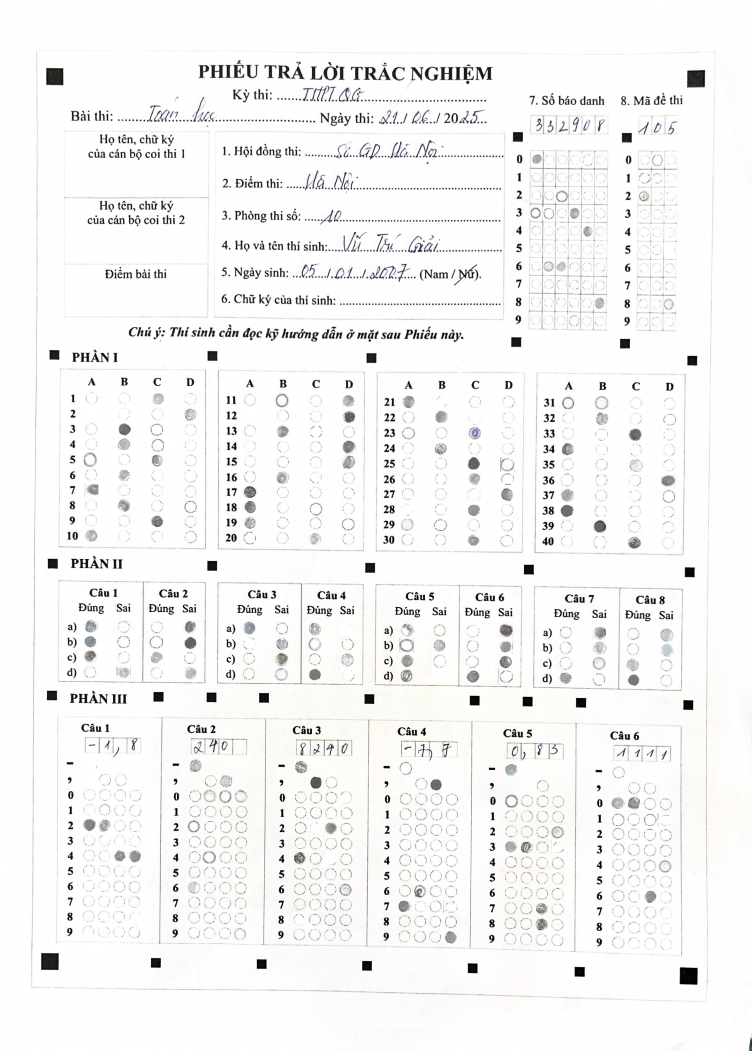
#> input picture IMG_1581_iter_0.jpg, 2255 x 3151 px (shown at 1/3 size)
$ python gridclass_utilis.py
#> lines starting #> are read from the running program, lines starting #| are printed output that depends on the picture; after the words box and inside, x2 and y2 are one past the last pixel; in counts of white or black regions, pixels touching at a corner belong together; long printed decimals are rounded
import cv2
import numpy as np
import math
from sklearn.cluster import DBSCAN
import matplotlib.pyplot as plt
import random
# Input and output paths
input_image_path = 'IMG_1581_iter_0.jpg'
output_image_path = 'output1.jpg'
output_txt_path = 'output_centers.txt'
file_path = 'IMG_1581_iter_0.txt'  # Replace with the actual file path

def detect_black_square_centers(image_path, output_image_path, output_txt_path):
    """
    Detects black squares in a given image and saves the output to a file.

    This function takes an image path, an output image path, and an output text path as input.
    It reads the image, processes it to find the centers of black squares, and saves the results
    in both an annotated image and a text file in YOLOv8 format.

    The coordinates of each detected square's center are also written beside the corresponding box
    in the annotated image.

    :param image_path: Path to the input image
    :param output_image_path: Path to the annotated output image
    :param output_txt_path: Path to the output text file
    :return: List of centers of the black squares in YOLOv8 format
    """
#> called with image_path = 'IMG_1581_iter_0.jpg', output_image_path = 'output1.jpg', output_txt_path = 'output_centers.txt'
    image = cv2.imread(image_path)
#> image is the input picture: shape (3151, 2255, 3); mean B, G, R 244.1, 244.5, 244.6
    gray = cv2.cvtColor(image, cv2.COLOR_BGR2GRAY)

    # Threshold the grayscale image
    _, thresh = cv2.threshold(gray, 180, 255, cv2.THRESH_BINARY_INV)
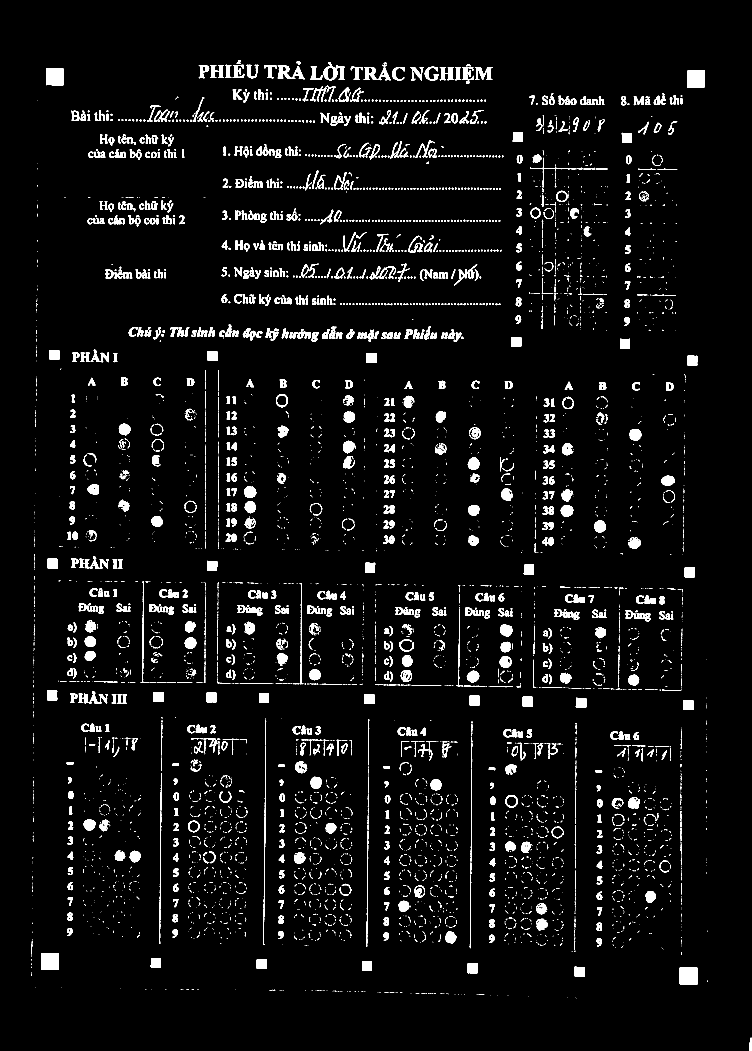
#> thresh: shape (3151, 2255) (shown at 1/3 size); 4.4% white; 5728 white regions (4019 under 20 px)

    # Find contours in the thresholded image
    contours, _ = cv2.findContours(thresh, cv2.RETR_EXTERNAL, cv2.CHAIN_APPROX_SIMPLE)
#> contours = 5727 contours, 4757 with area under 20; largest, box (x1, y1, x2, y2) and area: (2061, 210, 2115, 263) 2662, (2039, 2902, 2093, 2955) 2654, (123, 2859, 176, 2910) 2568, (138, 204, 191, 256) 2530, (970, 196, 1034, 241) 1776

    centers = []
    image_height, image_width = image.shape[:2]
#> image_height = 3151; image_width = 2255

    for contour in contours:
        # Approximate the contour to a polygon
        epsilon = 0.04 * cv2.arcLength(contour, True)
        approx = cv2.approxPolyDP(contour, epsilon, True)

        # Check if the polygon is a quadrilateral
        if len(approx) == 4:
            x, y, w, h = cv2.boundingRect(approx)
            aspect_ratio = w / float(h)

            # Ensure it's a square and of a reasonable size
            if 0.9 < aspect_ratio < 1.1 and w > 20 and h > 20:
                roi = thresh[y:y+h, x:x+w]
                black_pixels = cv2.countNonZero(roi)
                total_pixels = w * h
                fill_ratio = black_pixels / total_pixels

                # Check if the square is mostly filled
                if fill_ratio > 0.9:
                    M = cv2.moments(contour)
                    if M["m00"] != 0:
                        center_x = int(M["m10"] / M["m00"])
                        center_y = int(M["m01"] / M["m00"])

                        # Convert to YOLOv8 format
                        yolov8_x = center_x / image_width
                        yolov8_y = center_y / image_height

                        centers.append((yolov8_x, yolov8_y))

                        # Annotate the image
                        cv2.circle(image, (center_x, center_y), 5, (0, 0, 255), -1)
                        cv2.rectangle(image, (x, y), (x + w, y + h), (0, 255, 0), 2)

                        # Write coordinates beside the black box (Black text color)
                        coordinate_text = f"({yolov8_x:.4f}, {yolov8_y:.4f})"
                        cv2.putText(image, coordinate_text, (center_x + 10, center_y - 10),
                                    cv2.FONT_HERSHEY_SIMPLEX, 0.5, (0, 0, 0), 1, cv2.LINE_AA)
#> this loop made 5727 passes
#> (epsilon, x, y, w, h, aspect_ratio, black_pixels, total_pixels) on passes 102, 103, 105, 107, 108, 110, 113: (8.21, 2039, 2902, 54, 53, 1.02, 2756, 2862), (4.89, 1723, 2900, 32, 31, 1.03, 895, 992), (4.6, 1403, 2890, 30, 30, 1, 895, 900), (4.52, 1086, 2883, 30, 29, 1.03, 866, 870), (4.49, 770, 2878, 30, 29, 1.03, 867, 870), (4.57, 453, 2874, 30, 29, 1.03, 868, 870), (8.29, 124, 2859, 52, 51, 1.02, 2649, 2652)
#> (epsilon, x, y, w, h, aspect_ratio, black_pixels, total_pixels) on pass 235: (4.73, 1336, 2794, 33, 36, 0.917, 888, 1188)
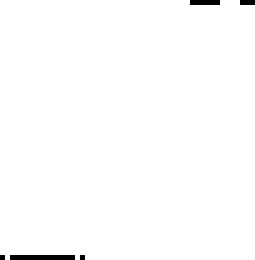
#> roi: shape (52, 51) (shown 5 times larger); 99.1% white; black in thin lines or dots
#> after the loop, centers = 31 pairs, first value 0.0661 to 0.925, second value 0.0727 to 0.929

    # Save the annotated image
    cv2.imwrite(output_image_path, image)

    # Save the centers to a text file
    with open(output_txt_path, 'w') as file:
        for center in centers:
            file.write(f"{center[0]:.6f}, {center[1]:.6f}\n")
#> this loop made 31 passes
#> center on passes 1 to 12: (0.916, 0.929), (0.771, 0.925), (0.628, 0.922), (0.488, 0.919), (0.348, 0.917), (0.207, 0.917), (0.0661, 0.915), (0.915, 0.671), (0.773, 0.669), (0.702, 0.668), (0.631, 0.667), (0.491, 0.665)

    print(f"Processed image saved to: {output_image_path}")
    print(f"Centers of black squares saved to: {output_txt_path}")
    return centers

def find_dots_between_y(points, dot1, dot2):
    """
    Finds all dots with y-coordinates between the y-values of two given dots.

    :param points: List of all points in the format [(x, y), ...]
    :param dot1: The first reference dot as (x, y)
    :param dot2: The second reference dot as (x, y)
    :return: List of dots with y-coordinates between dot1 and dot2
    """
    # Extract y-values from input dots
    y1, y2 = dot1[1], dot2[1]

    # Determine the range (min and max y)
    y_min, y_max = min(y1, y2), max(y1, y2)

    # Filter points with y-values within the range
    dots_in_range = [point for point in points if y_min <= point[1] <= y_max]

    return dots_in_range

def draw_lines_and_store_dots_matrix(centers, image):
    """
    Finds the 5 points with the highest x values, sorts them by y values,
    and draws lines sequentially between consecutive points.

    Appends leftover points from centers (not in dots_matrix) to dots_matrix,
    sorted by 2 highest and 2 lowest y-values.

    :param centers: List of center coordinates in YOLOv8 format [(x, y), ...]
    :param image: The image to draw on
    :return: Dots matrix containing points between drawn lines and leftover points
    """
    if len(centers) < 2:
        print("Not enough points to draw lines.")
        return []

    # Find the 5 points with the highest and lowest x values
    top_5_x_max = sorted(centers, key=lambda p: p[0], reverse=True)[:5]
    top_5_x_min = sorted(centers, key=lambda p: p[0])[:5]

    # Sort the points by their y values
    top_5_x_max_sorted_by_y = sorted(top_5_x_max, key=lambda p: p[1])
    top_5_x_min_sorted_by_y = sorted(top_5_x_min, key=lambda p: p[1])

    # Initialize the matrix to store dots found between pairs
    dots_matrix = []

    # Draw lines sequentially between the sorted points
    for i in range(len(top_5_x_max_sorted_by_y) - 1):
        point1 = top_5_x_max_sorted_by_y[i]
        point2 = top_5_x_max_sorted_by_y[i + 1]
        #cv2.line(image, point1, point2, (255, 0, 0), 2)  # Blue line

    for i in range(len(top_5_x_min_sorted_by_y) - 1):
        point1 = top_5_x_min_sorted_by_y[i]
        point2 = top_5_x_min_sorted_by_y[i + 1]
        #cv2.line(image, point1, point2, (255, 0, 0), 2)  # Blue line

    for i in range(len(top_5_x_min_sorted_by_y)):
        point1 = top_5_x_min_sorted_by_y[i]
        point2 = top_5_x_max_sorted_by_y[i]
        # Find dots between these two points
        # Sort from lowest x to hightest
        dots_between = sorted(find_dots_between_y(centers, point1, point2), key=lambda p:p[0])
        # Add to the matrix
        dots_matrix.append(dots_between)
        #cv2.line(image, point1, point2, (0, 0, 255), 2)  # Red line

    # Complement the lost dot by vector trick
    dots_buffer=(0,0)
    dots_matrix[1].append(dots_buffer)
    dots_matrix[1][4]=dots_matrix[1][3]
    dots_matrix[1][3] = (
    dots_matrix[1][4][0] - dots_matrix[2][4][0] + dots_matrix[2][3][0],  # x-coordinate
    dots_matrix[1][4][1] - dots_matrix[2][4][1] + dots_matrix[2][3][1]   # y-coordinate
    )
    #print("new dot is",dots_matrix[1][3]," New vector is: ",dots_matrix[1])

    # Get leftover points not in dots_matrix
    used_points = {tuple(dot) for row in dots_matrix for dot in row}
    leftover_points = [point for point in centers if tuple(point) not in used_points]

    # Sort leftover points by y-values
    leftover_sorted_by_x = sorted(leftover_points, key=lambda p: p[0])
    dots_matrix.append(leftover_sorted_by_x)  # 2 highest y-values

    # Append 2 highest and 2 lowest y-value points to the dots_matrix
    # if len(leftover_sorted_by_x) >= 2:
    #     dots_matrix.append(leftover_sorted_by_x[-2:])  # 2 highest y-values
    # if len(leftover_sorted_by_x) >= 4:
    #     dots_matrix.append(leftover_sorted_by_x[:2])  # 2 lowest y-values

    print("Lines drawn and dots matrix updated.")
    #cv2.imwrite('final_output.jpg', image)
    return dots_matrix

def dots_in_quadrilateral(corners, dots):
    """
    Finds all the dots inside the quadrilateral defined by four corners.

    :param corners: A tuple of 4 tuples, each representing (x, y) coordinates of the quadrilateral's corners
    :param dots: A list of tuples representing (x, y) coordinates of the dots to check
    :return: A list of tuples (dots) that are inside the quadrilateral
    """
    from shapely.geometry import Point, Polygon

    # Ensure the corners are sorted correctly (in order of the quadrilateral's path)
    if len(corners) != 4:
        raise ValueError("Exactly 4 corners are required to define a quadrilateral.")

    # Create a Polygon object using the corners
    polygon = Polygon(corners)

    # Filter dots that are inside the polygon
    inside_dots = [dot for dot in dots if polygon.contains(Point(dot))]

    return inside_dots

def extract_bubbles(file_path):
    """
    Reads the file and extracts the second and third columns from all rows,
    returning them as a list of tuples.

    :param file_path: Path to the .txt file
    :return: List of tuples containing (column2, column3) from all rows
    """
    with open(file_path, 'r') as file:
        # Process all lines in the file
        bubbles = [
            (float(line.split()[1]), float(line.split()[2]))
            for line in file
        ]

        return bubbles
def draw_dots_on_image(image_path, dots, output_path="output_image.jpg", dot_color=(0, 0, 255), dot_radius=10):
    """
    Draws large dots on an image based on YOLOv8 format coordinates.

    :param image_path: Path to the input image
    :param dots: A tuple of (x, y) coordinates scaled between 0 and 1
    :param output_path: Path to save the output image with dots drawn
    :param dot_color: Color of the dots in BGR format (default is red)
    :param dot_radius: Radius of the dots (default is 10)
    :return: None (saves the output image to `output_path`)
    """
    # Load the image
    image = cv2.imread(image_path)
    if image is None:
        raise FileNotFoundError(f"Image not found at {image_path}")

    height, width, _ = image.shape

    # Draw each dot on the image
    for dot in dots:
        # Convert normalized coordinates to pixel values
        x = int(dot[0] * width)
        y = int(dot[1] * height)

        # Draw a circle (dot) on the image
        cv2.circle(image, (x, y), dot_radius, dot_color, thickness=-1)  # -1 fills the circle

    # Save the output image
    cv2.imwrite(output_path, image)
    print(f"Output image saved at {output_path}")
def sort_to_convex_quadrilateral(dots):
    """
    Sorts a tuple of 4 dots into the order of a convex quadrilateral.

    :param dots: A tuple or list of 4 tuples, each representing (x, y) coordinates of a point
    :return: A list of 4 tuples sorted into a convex quadrilateral order
    """
    if len(dots) != 4:
        raise ValueError("Input must contain exactly 4 dots.")

    # Calculate the centroid of the points
    centroid_x = sum(dot[0] for dot in dots) / 4
    centroid_y = sum(dot[1] for dot in dots) / 4

    # Function to calculate the polar angle of a point relative to the centroid
    def polar_angle(dot):
        x, y = dot
        return math.atan2(y - centroid_y, x - centroid_x)

    # Sort the dots by their polar angle relative to the centroid
    sorted_dots = sorted(dots, key=polar_angle)
    return sorted_dots

def classify_and_visualize_batches(dots, eps=5):
    """
    Classify dots into batches based on their y-values using DBSCAN and visualize the result.

    :param dots: List of (x, y) tuples representing the dots
    :param eps: Maximum gap between points in a batch (adjust based on data skew)
    :return: List of batches, each containing dots
    """
    # Extract y-values
    y_values = np.array([dot[1] for dot in dots]).reshape(-1, 1)

    # Apply DBSCAN clustering
    clustering = DBSCAN(eps=eps, min_samples=1).fit(y_values)

    # Group dots by their cluster labels
    batches = {}
    for label, dot in zip(clustering.labels_, dots):
        if label not in batches:
            batches[label] = []
        batches[label].append(dot)

    # Convert batches to a sorted list of clusters
    clustered_batches = [batches[label] for label in sorted(batches.keys())]

    # Visualize clusters
    plt.figure(figsize=(8, 6))
    colors = generate_random_colors(len(batches))

    for label, dots in batches.items():
        x, y = zip(*dots)  # Separate x and y coordinates
        plt.scatter(x, y, color=colors[label], label=f"Batch {label}", s=100)  # Use larger dots for visibility

    plt.title("Dot Batches Based on Y-Values")
    plt.xlabel("X")
    plt.ylabel("Y")
    plt.legend()
    plt.grid(True)
    plt.show()

    return clustered_batches

def generate_random_colors(n):
    """
    Generate `n` distinct random colors.

    :param n: Number of colors to generate
    :return: List of random colors
    """
    return [tuple(random.random() for _ in range(3)) for _ in range(n)]

# Run the function
centers = detect_black_square_centers(input_image_path, output_image_path, output_txt_path)
#print("The dots is: ",centers)
image = cv2.imread(output_image_path)
bubbles = extract_bubbles(file_path)
#> (reads IMG_1581_iter_0.txt from the repository)
print("\n Do dai cua bubbles",len(bubbles))
#print(bubbles)
dots_matrix=draw_lines_and_store_dots_matrix(centers,image)
#> in draw_lines_and_store_dots_matrix, `top_5_x_max = sorted(centers, key=lambda p: p[0], reverse=True)[:5]`: top_5_x_max = [(0.925, 0.0749), (0.921, 0.343), (0.917, 0.545), (0.916, 0.929), (0.915, 0.671)]
#> in draw_lines_and_store_dots_matrix, `top_5_x_min = sorted(centers, key=lambda p: p[0])[:5]`: top_5_x_min = [(0.0661, 0.915), (0.0687, 0.662), (0.0696, 0.536), (0.0718, 0.338), (0.0727, 0.0727)]
#> in draw_lines_and_store_dots_matrix, `top_5_x_max_sorted_by_y = sorted(top_5_x_max, key=lambda p: p[1])`: top_5_x_max_sorted_by_y = [(0.925, 0.0749), (0.921, 0.343), (0.917, 0.545), (0.915, 0.671), (0.916, 0.929)]
#> in draw_lines_and_store_dots_matrix, `top_5_x_min_sorted_by_y = sorted(top_5_x_min, key=lambda p: p[1])`: top_5_x_min_sorted_by_y = [(0.0727, 0.0727), (0.0718, 0.338), (0.0696, 0.536), (0.0687, 0.662), (0.0661, 0.915)]
#> the loop in draw_lines_and_store_dots_matrix, `for i in range(len(top_5_x_max_sorted_by_y) - 1):` made 4 passes
#> (point1, point2) on passes 1 to 4: ((0.925, 0.0749), (0.921, 0.343)), ((0.921, 0.343), (0.917, 0.545)), ((0.917, 0.545), (0.915, 0.671)), ((0.915, 0.671), (0.916, 0.929))
#> the loop in draw_lines_and_store_dots_matrix, `for i in range(len(top_5_x_min_sorted_by_y) - 1):` made 4 passes
#> (point1, point2) on passes 1 to 4: ((0.0727, 0.0727), (0.0718, 0.338)), ((0.0718, 0.338), (0.0696, 0.536)), ((0.0696, 0.536), (0.0687, 0.662)), ((0.0687, 0.662), (0.0661, 0.915))
#> the loop in draw_lines_and_store_dots_matrix, `for i in range(len(top_5_x_min_sorted_by_y)):` made 5 passes
#> (point1, point2) on passes 2 to 5: ((0.0718, 0.338), (0.921, 0.343)), ((0.0696, 0.536), (0.917, 0.545)), ((0.0687, 0.662), (0.915, 0.671)), ((0.0661, 0.915), (0.916, 0.929))
#> dots_between on pass 1: [(0.0727, 0.0727), (0.925, 0.0749)]
#> after the loop in draw_lines_and_store_dots_matrix, `for i in range(len(top_5_x_min_sorted_by_y)):`: dots_matrix = 5 items
#> in draw_lines_and_store_dots_matrix, `used_points = {tuple(dot) for row in dots_matrix for dot in row}`: used_points = 28 items
#> in draw_lines_and_store_dots_matrix, `leftover_points = [point for point in centers if tuple(point) not in u..`: leftover_points = [(0.831, 0.327), (0.686, 0.325), (0.834, 0.131), (0.689, 0.13)]
#> in draw_lines_and_store_dots_matrix, `leftover_sorted_by_x = sorted(leftover_points, key=lambda p: p[0])`: leftover_sorted_by_x = [(0.686, 0.325), (0.689, 0.13), (0.831, 0.327), (0.834, 0.131)]
#> dots_matrix = 6 items
class_corner=sort_to_convex_quadrilateral(dots_matrix[5])
#> class_corner = [(0.689, 0.13), (0.834, 0.131), (0.831, 0.327), (0.686, 0.325)]
print("\n 4 goc cua SBD la: ",class_corner)
#|  4 goc cua SBD la:  [(0.6887, 0.1301), (0.8337, 0.1308), (0.831, 0.3269), (0.6865, 0.3253)]
sbd = dots_in_quadrilateral(class_corner,bubbles)
#> in dots_in_quadrilateral, `inside_dots = [dot for dot in dots if polygon.contains(Point(dot))]`: inside_dots = 60 pairs, first value 0.712 to 0.799, second value 0.151 to 0.305
#> sbd has the same summary as inside_dots in dots_in_quadrilateral
print("\n SBD bao gom ",len(sbd)," diem gom nhung diem sau: ",sbd)
#> (printed output is left out)
classified_bubble = classify_and_visualize_batches(sbd,0.001)
#> in classify_and_visualize_batches, `y_values = np.array([dot[1] for dot in dots]).reshape(-1, 1)`: y_values = 60 values, max 0.305 at index 51, min 0.151 at index 9, mean 0.228
#> the loop in classify_and_visualize_batches, `for label, dot in zip(clustering.labels_, dots):` made 60 passes
#> (label, dot) on passes 1 to 12: (0, (0.712, 0.27)), (1, (0.712, 0.305)), (2, (0.712, 0.286)), (3, (0.712, 0.202)), (4, (0.713, 0.253)), (5, (0.713, 0.168)), (6, (0.713, 0.185)), (7, (0.713, 0.236)), (8, (0.713, 0.219)), (9, (0.714, 0.151)), (1, (0.729, 0.305)), (2, (0.729, 0.287))
#> after the loop in classify_and_visualize_batches, `for label, dot in zip(clustering.labels_, dots):`: batches = 10 items
#> in classify_and_visualize_batches, `colors = generate_random_colors(len(batches))`: colors = [(0.844, 0.758, 0.421), (0.259, 0.511, 0.405), (0.784, 0.303, 0.477), (0.583, 0.908, 0.505), (0.282, 0.756, 0.618), (0.251, 0.91, 0.983), (0.81, 0.902, 0.31), (0.73, 0.899, 0.684), (0.472, 0.101, 0.434), (0.611, 0.913, 0.967)]
#> the loop in classify_and_visualize_batches, `for label, dots in batches.items():` made 10 passes
#> (x, y) on passes 1 to 7: ((0.712, 0.729, 0.746, 0.763, 0.78, 0.798), (0.27, 0.27, 0.27, 0.271, 0.271, 0.271)), ((0.712, 0.729, 0.746, 0.763, 0.779, 0.797), (0.305, 0.305, 0.305, 0.305, 0.305, 0.305)), ((0.712, 0.729, 0.746, 0.763, 0.779, 0.797), (0.286, 0.287, 0.287, 0.288, 0.288, 0.288)), ((0.712, 0.729, 0.747, 0.764, 0.781, 0.798), (0.202, 0.203, 0.202, 0.203, 0.203, 0.203)), ((0.713, 0.729, 0.746, 0.763, 0.78, 0.797), (0.253, 0.253, 0.253, 0.254, 0.254, 0.254)), ((0.713, 0.73, 0.747, 0.765, 0.781, 0.799), (0.168, 0.168, 0.168, 0.168, 0.168, 0.169)), ((0.713, 0.729, 0.746, 0.764, 0.781, 0.799), (0.185, 0.185, 0.186, 0.185, 0.185, 0.186))
#> in classify_and_visualize_batches, `plt.show()`:
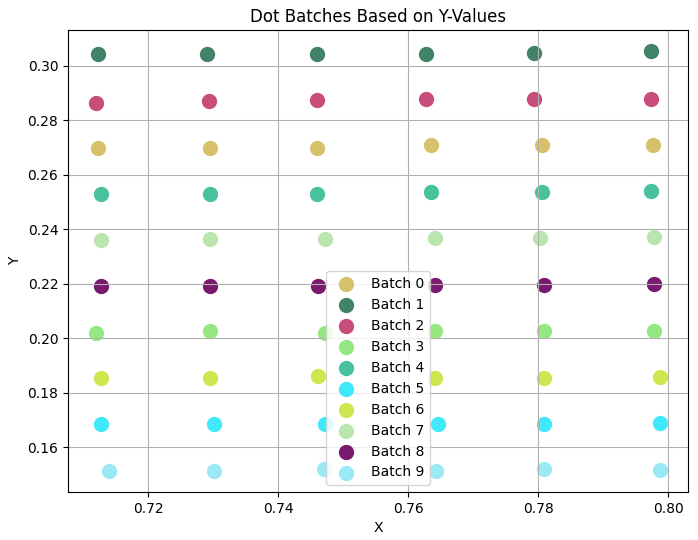
#> figure drawn by matplotlib, 1 panel
#> classified_bubble = 10 items
print("\n the classified bubble is: ", classified_bubble)
#> (printed output is left out)
draw_dots_on_image(input_image_path, sbd, output_path="output_with_dots.jpg", dot_radius=15)
#> the loop in draw_dots_on_image, `for dot in dots:` made 60 passes
#> (dot, x, y) on passes 1 to 12: ((0.712, 0.27), 1605, 850), ((0.712, 0.305), 1605, 959), ((0.712, 0.286), 1605, 902), ((0.712, 0.202), 1605, 636), ((0.713, 0.253), 1607, 796), ((0.713, 0.168), 1607, 530), ((0.713, 0.185), 1607, 584), ((0.713, 0.236), 1607, 743), ((0.713, 0.219), 1607, 690), ((0.714, 0.151), 1610, 476), ((0.729, 0.305), 1644, 959), ((0.729, 0.287), 1644, 904)
